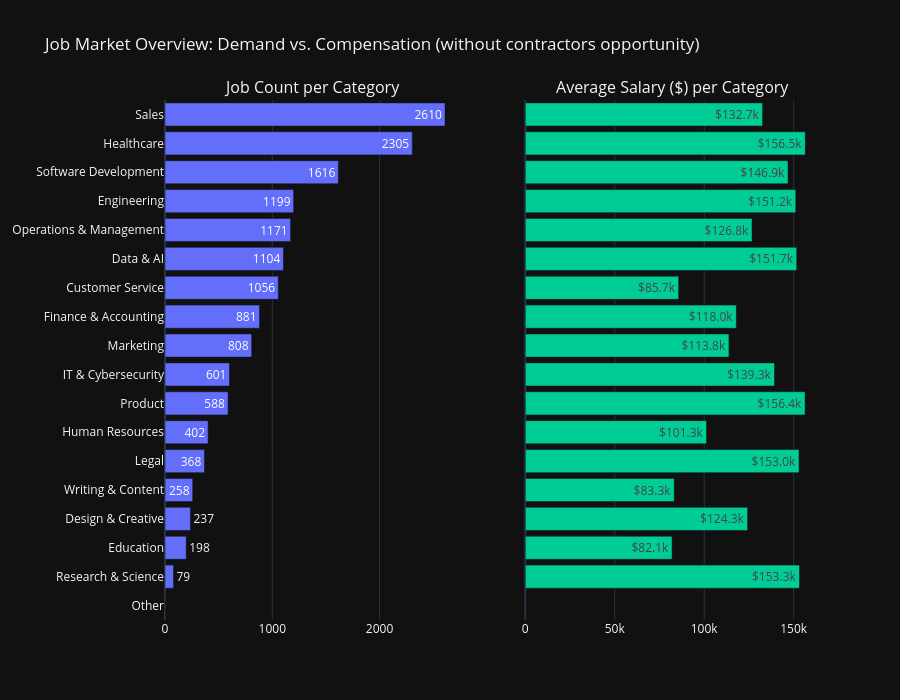

This figure's notebook cell:
### Code cell
# ۱. تجمیع دادهها (محاسبه همزمان تعداد و میانگین حقوق)
cat_summary = (
    df.groupby("Standard Category")
    .agg(
        job_count=("Avg_Salary_USD_Annual", "count"),
        avg_salary=("Avg_Salary_USD_Annual", "mean"),
    )
    .reset_index()
    .sort_values(by="job_count", ascending=True)  # مرتبسازی بر اساس تعداد
)

# ۲. ساخت دو سابپلات کنار هم با محور Y مشترک
fig5 = make_subplots(
    rows=1,
    cols=2,
    subplot_titles=("Job Count per Category", "Average Salary ($) per Category"),
    shared_yaxes=True,  # محور Y مشترک برای جلوگیری از تکرار نام دستهها
)

# نمودار سمت چپ: تعداد آگهیها
fig5.add_trace(
    go.Bar(
        x=cat_summary["job_count"],
        y=cat_summary["Standard Category"],
        orientation="h",
        name="Job Count",
        marker_color="#636EFA",
        text=cat_summary["job_count"],  # نمایش عدد روی میله
        textposition="auto",
    ),
    row=1,
    col=1,
)

# نمودار سمت راست: میانگین حقوق
fig5.add_trace(
    go.Bar(
        x=cat_summary["avg_salary"],
        y=cat_summary["Standard Category"],
        orientation="h",
        name="Avg Salary",
        marker_color="#00CC96",
        text=cat_summary["avg_salary"].apply(
            lambda x: f"${x/1000:.1f}k"
        ),  # فرمت فرمولی حقوق به k$
        textposition="auto",
    ),
    row=1,
    col=2,
)

# ۳. تنظیمات ظاهری
fig5.update_layout(
    template="plotly_dark",
    title_text="Job Market Overview: Demand vs. Compensation (without contractors opportunity)",
    showlegend=False,
    height=700,
)

fig5.show()

### Figure 1 — Plotly figure (JSON) as saved in the notebook; plotly's stock layout.template omitted (floating-point values rounded to 4 significant figures)
{"data": [{"marker": {"color": "#636EFA"}, "name": "Job Count", "orientation": "h", "text": [0.0, 79.0, 198.0, 237.0, 258.0, 368.0, 402.0, 588.0, 601.0, 808.0, 881.0, 1056.0, 1104.0, 1171.0, 1199.0, 1616.0, 2305.0, 2610.0], "textposition": "auto", "type": "bar", "x": [0, 79, 198, 237, 258, 368, 402, 588, 601, 808, 881, 1056, 1104, 1171, 1199, 1616, 2305, 2610], "xaxis": "x", "y": ["Other", "Research & Science", "Education", "Design & Creative", "Writing & Content", "Legal", "Human Resources", "Product", "IT & Cybersecurity", "Marketing", "Finance & Accounting", "Customer Service", "Data & AI", "Operations & Management", "Engineering", "Software Development", "Healthcare", "Sales"], "yaxis": "y"}, {"marker": {"color": "#00CC96"}, "name": "Avg Salary", "orientation": "h", "text": ["$nank", "$153.3k", "$82.1k", "$124.3k", "$83.3k", "$153.0k", "$101.3k", "$156.4k", "$139.3k", "$113.8k", "$118.0k", "$85.7k", "$151.7k", "$126.8k", "$151.2k", "$146.9k", "$156.5k", "$132.7k"], "textposition": "auto", "type": "bar", "x": [NaN, 153300.0, 82060.0, 124300.0, 83270.0, 153000.0, 101300.0, 156400.0, 139300.0, 113800.0, 118000.0, 85740.0, 151700.0, 126800.0, 151200.0, 146900.0, 156500.0, 132700.0], "xaxis": "x2", "y": ["Other", "Research & Science", "Education", "Design & Creative", "Writing & Content", "Legal", "Human Resources", "Product", "IT & Cybersecurity", "Marketing", "Finance & Accounting", "Customer Service", "Data & AI", "Operations & Management", "Engineering", "Software Development", "Healthcare", "Sales"], "yaxis": "y2"}], "layout": {"annotations": [{"font": {"size": 16}, "showarrow": false, "text": "Job Count per Category", "x": 0.225, "xanchor": "center", "xref": "paper", "y": 1, "yanchor": "bottom", "yref": "paper"}, {"font": {"size": 16}, "showarrow": false, "text": "Average Salary ($) per Category", "x": 0.775, "xanchor": "center", "xref": "paper", "y": 1, "yanchor": "bottom", "yref": "paper"}], "height": 700, "showlegend": false, "title": {"text": "Job Market Overview: Demand vs. Compensation (without contractors opportunity)"}, "xaxis": {"anchor": "y", "domain": [0, 0.45]}, "xaxis2": {"anchor": "y2", "domain": [0.55, 1]}, "yaxis": {"anchor": "x", "domain": [0, 1]}, "yaxis2": {"anchor": "x2", "domain": [0, 1], "matches": "y", "showticklabels": false}}}
